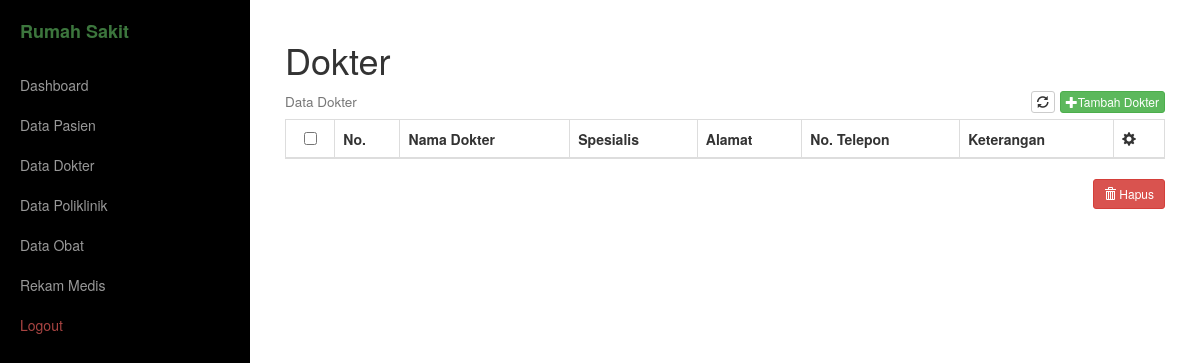
The page /dokter/data.php (signed in) on the database as committed earlier.
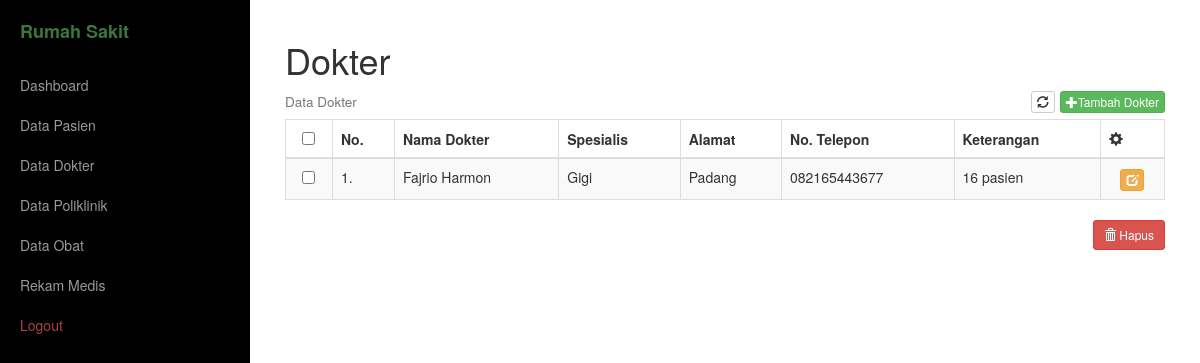
The same page on the database as committed later.
### tables this page shows
CREATE TABLE `tb_dokter` (
  `id_dokter` int(11) NOT NULL,
  `nama_dokter` varchar(80) NOT NULL,
  `spesialis` varchar(50) NOT NULL,
  `alamat` text NOT NULL,
  `no_telp` varchar(15) NOT NULL,
  `keterangan` int(11) NOT NULL
);

### dokter/data.php (the view, shortened to what this page needs)
<?php include_once('../_header.php'); ?>
<div class="box">
    <h1>Dokter</h1>
    <h4>
        <small>Data Dokter</small>
        <div class="pull-right">
            <a href="" class="btn btn-default btn-xs"><i class="glyphicon glyphicon-refresh"></i></a>
            <a href="add.php" class="btn btn-success btn-xs"><i class="glyphicon glyphicon-plus"></i>Tambah Dokter</a>
        </div>
    </h4>
    <form method="post" name="proses">
        <div class="table-responsive">
            <table class="table table-striped table-bordered table-hover" id="dokter">
                <thead>
                    <tr>
                        <th>
                            <center>
                                <input type="checkbox" id="select_all" value="">
                            </center>
                        </th>
                        <th>No.</th>
                        <th>Nama Dokter</th>
                        <th>Spesialis</th>
                        <th>Alamat</th>
                        <th>No. Telepon</th>
                        <th>Keterangan</th>
                        <th><i class="glyphicon glyphicon-cog"></i></th>
                    </tr>
                </thead>
                <tbody>
                    <?php
                    $no = 1;
                    $sql_poli = mysqli_query($con, "SELECT * FROM tb_dokter") or die(mysqli_error($con));
                    while ($data = mysqli_fetch_array($sql_poli)) { ?>
                        <tr>
                            <td align="center">
                                <input type="checkbox" name="checked[]" class="check" value="<?= $data['id_dokter'] ?>">
                            </td>
                            <td><?= $no++ ?>.</td>
                            <td><?= $data['nama_dokter'] ?></td>
                            <td><?= $data['spesialis'] ?></td>
                            <td><?= $data['alamat'] ?></td>
                            <td><?= $data['no_telp'] ?></td>
                            <td >
                                <?php
                                $keterangan = $data['keterangan'];
                                if ($keterangan == 0) {
                                    echo "Tidak ada pasien";
                                } else {
                                    echo $keterangan . " pasien";
                                }
                                ?>
                            </td>
                            <td align="center">
                                <a href="edit.php?id=<?= $data['id_dokter'] ?>" class="btn btn-warning btn-xs"><i class="glyphicon glyphicon-edit"></i></a>
                            </td>
                        </tr>
                    <?php
                    }
                    ?>
                </tbody>
            </table>
        </div>
    </form>
    <div class="box pull-right">
        <button class="btn btn-danger btn-sm" onclick="hapus()"><i class="glyphicon glyphicon-trash"></i> Hapus</button>
    </div>
</div>
<?php include_once('../_footer.php'); ?>

Rows that differ between the two databases and show on the page:
added tb_dokter: nama_dokter "Fajrio Harmon", spesialis "Gigi", alamat "Padang", no_telp "082165443677", keterangan "16"
